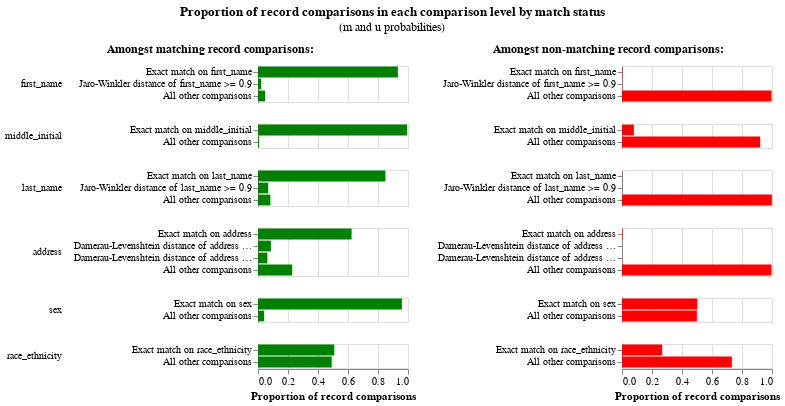

This figure's notebook cell:
### Markdown cell above
If we wish we can have a look at how our parameter estimates changes over these training sessions

### Code cell
session_dob.m_u_values_interactive_history_chart()
